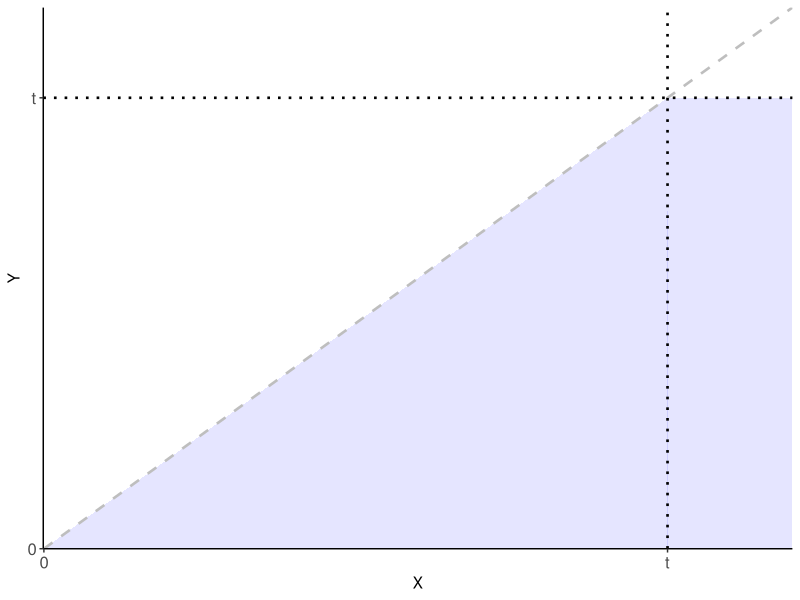

Generate this figure with R:
## ---- chunk 1
knitr::opts_chunk$set(
  collapse = TRUE,
  comment = "#>"
)
## ---- chunk 2
library(dplyr)
library(ggplot2)
## ---- chunk 3
label_t <- function(x) dplyr::case_when(x == 1 ~ "t", x == 0 ~ "0", TRUE ~ "")
tibble(X = seq(0, 1, length.out = 2), Y = X) |>
  ggplot(aes(x = X, y = Y)) +
  geom_area(fill = "blue", alpha = 0.1) +
  geom_area(
    data = tibble(X = seq(1, 1.2, length.out = 2), Y = 1),
    aes(x = X, y = Y),
    fill = "blue", alpha = 0.1
  ) +
  geom_function(fun = identity, colour = "grey", linetype = "dashed", 
                xlim = c(0, 1.2), size = 0.9) +
  geom_hline(yintercept = 1, linetype = "dotted", size = 0.9) +
  geom_vline(xintercept = 1, linetype = "dotted", size = 0.9) +
  scale_y_continuous(labels = label_t, breaks = c(0, 1), expand = c(0, 0)) +
  scale_x_continuous(labels = label_t, breaks = c(0, 1), expand = c(0, 0)) +
  theme_classic() +
  theme(panel.grid.major = element_blank(), 
        panel.grid.minor = element_blank(),
        panel.background = element_blank(), 
        axis.text = element_text(size = 12))
